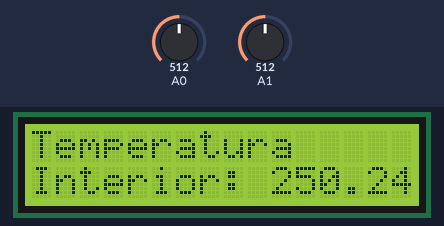
This sketch was run on a simulated Arduino Uno, built with avr-gcc and run on an emulated ATmega328P. On the bench: 16×2 character LCD. The inputs (shaded band) are chosen by the test bench; at power-on: A0 = 512, A1 = 512.

Above: at 3.2 s.
3.3 s: A0 set to 716
At 11.8 s:
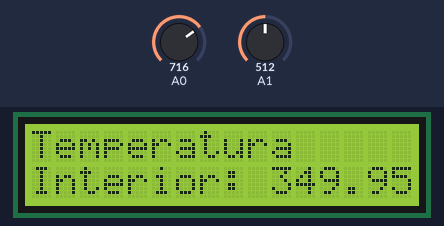
17.3 s: A1 set to 716
At 24.2 s:
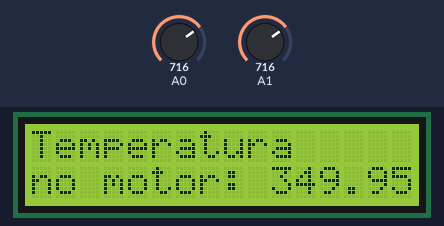
27.6 s: A0 set to 900
At 30.4 s:
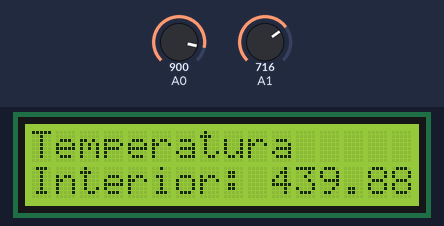
36.6 s: A1 set to 900
At 41.6 s:
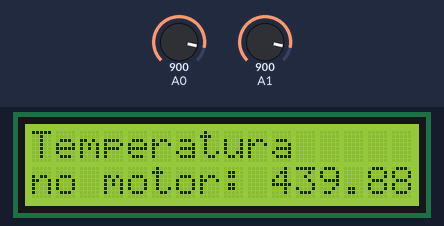
45.6 s: A0 set to 1023
At 47.8 s:
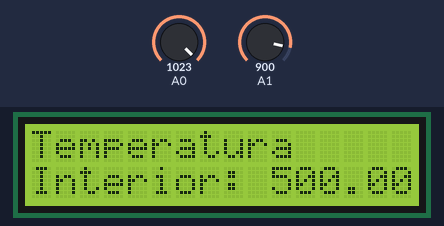
54.6 s: A1 set to 1023
At 60.2 s:
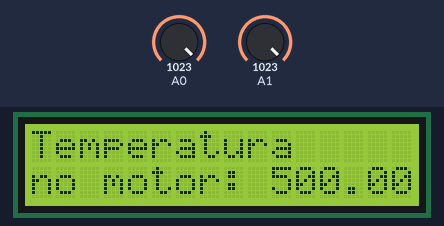
Timing chart, 0 to 61.7 s (numbered marks = the images above; inputs shaded):
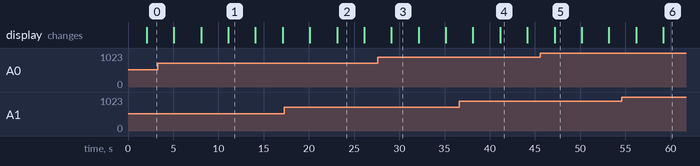

Measured:
- what the display in image 1 shows lasts 3.0 s, from 11.1 s to 14.1 s

The sketch:

LCD_gol.ino
```cpp
#include <LiquidCrystal.h>

LiquidCrystal lcd(8,9,10,11,12,13);

float temp, temp_2;

void setup()
{
  lcd.begin(16,2);

  lcd.clear();
  lcd.setCursor(0,0);
  lcd.print("Iniciando...");
  delay(2000);
}

void loop()
{
  temp=analogRead(A0);
  temp=temp*0.488758553;

  temp_2=analogRead(A1);
  temp_2=temp_2*0.488758553;

  lcd.clear();
  lcd.setCursor(0,0);
  lcd.print("Temperatura");
  lcd.setCursor(0,1);
  lcd.print("Interior:");
  lcd.setCursor(10,1);
  lcd.print(temp);
  delay(3000);

  lcd.clear();
  lcd.setCursor(0,0);
  lcd.print("Temperatura");
  lcd.setCursor(0,1);
  lcd.print("no motor:");
  lcd.setCursor(10,1);
  lcd.print(temp_2);
  delay(3000);

   lcd.clear();
  lcd.setCursor(0,0);
  lcd.print("Salve os");
  lcd.setCursor(8,1);
  lcd.print("Golzera!!!");
  delay(3000);

}
```
